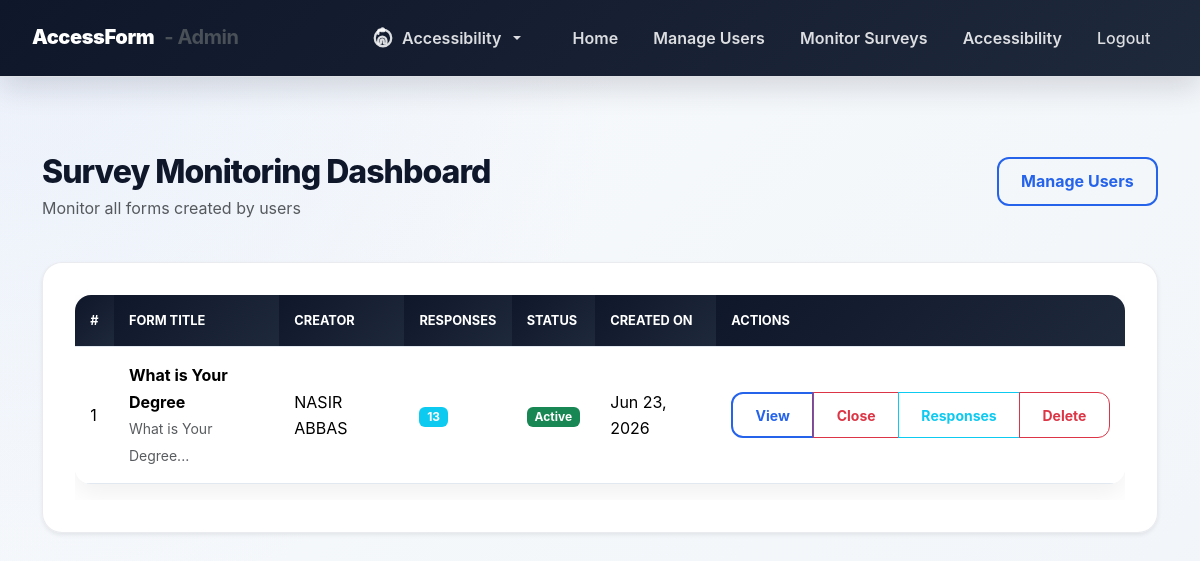
The page /admin/admin_monitor_surveys.php (signed in) on the database its author committed.
### tables this page shows
CREATE TABLE `forms` (
  `id` int(11) NOT NULL,
  `user_id` int(11) NOT NULL,
  `title` varchar(255) NOT NULL,
  `description` text DEFAULT NULL,
  `status` enum('draft','active','closed') DEFAULT 'active',
  `created_at` timestamp NOT NULL DEFAULT current_timestamp(),
  `updated_at` timestamp NOT NULL DEFAULT current_timestamp() ON UPDATE current_timestamp()
);

CREATE TABLE `users` (
  `id` int(11) NOT NULL,
  `name` varchar(100) NOT NULL,
  `email` varchar(150) NOT NULL,
  `password` varchar(255) NOT NULL,
  `role` enum('Respondent','creator') DEFAULT 'creator',
  `phone` varchar(30) DEFAULT NULL,
  `created_at` timestamp NOT NULL DEFAULT current_timestamp(),
  `updated_at` timestamp NULL DEFAULT NULL ON UPDATE current_timestamp()
);

### admin/admin_monitor_surveys.php (the view, shortened to what this page needs)
<?php
include('config.php');
$forms = [];
$query = "
    SELECT
        f.id,
        f.title,
        f.description,
        f.status,
        f.created_at,
        u.name as creator_name,
        COUNT(DISTINCT fr.id) as total_responses
    FROM forms f
    LEFT JOIN users u ON f.user_id = u.id
    LEFT JOIN form_responses fr ON f.id = fr.form_id
    GROUP BY f.id
    ORDER BY f.created_at DESC
";
$result = $conn->query($query);
while ($row = $result->fetch_assoc()) {
    $forms[] = $row;
}
?>
<!DOCTYPE html>
<html lang="en">
<head>
    <link href="https://cdn.jsdelivr.net/npm/bootstrap@5.3.3/dist/css/bootstrap.min.css" rel="stylesheet">
    <link rel="stylesheet" href="../css/style.css">
</head>
<body>
<?php include('admin_navbar.php'); ?>
<div class="container py-5">
    <div class="d-flex justify-content-between align-items-center mb-4">
        <div>
            <h2 class="mb-1">Survey Monitoring Dashboard</h2>
            <p class="text-muted">Monitor all forms created by users</p>
        </div>
        <a href="manage_users.php" class="btn btn-outline-primary">Manage Users</a>
    </div>
    <div class="card shadow-sm">
        <div class="card-body">
            <div class="table-responsive">
                <table class="table table-hover align-middle">
                    <thead class="table-dark">
                        <tr>
                            <th>#</th>
                            <th>Form Title</th>
                            <th>Creator</th>
                            <th>Responses</th>
                            <th>Status</th>
                            <th>Created On</th>
                            <th width="220">Actions</th>
                        </tr>
                    </thead>
                    <tbody>
                        <?php if (count($forms) > 0): ?>
                            <?php foreach ($forms as $i => $form): ?>
                                <tr>
                                    <td><?= $i + 1 ?></td>
                                    <td>
                                        <strong><?= htmlspecialchars($form['title']) ?></strong><br>
                                        <small class="text-muted"><?= htmlspecialchars(substr($form['description'] ?? '', 0, 80)) ?>...</small>
                                    </td>
                                    <td><?= htmlspecialchars($form['creator_name'] ?? 'Unknown') ?></td>
                                    <td>
                                        <span class="badge bg-info"><?= $form['total_responses'] ?></span>
                                    </td>
                                    <td>
                                        <?php
                                        $statusClass = $form['status'] === 'active' ? 'bg-success' :
                                                      ($form['status'] === 'closed' ? 'bg-danger' : 'bg-warning');
                                        ?>
                                        <span class="badge <?= $statusClass ?>"><?= ucfirst($form['status']) ?></span>
                                    </td>
                                    <td><?= date('M d, Y', strtotime($form['created_at'])) ?></td>
                                    <td>
                                        <div class="btn-group btn-group-sm" role="group">
                                            <a href="view_form.php?id=<?= $form['id'] ?>" target="_blank"
                                               class="btn btn-outline-primary">View</a>
                                            <?php if ($form['status'] !== 'closed'): ?>
                                                <a href="?action=close&id=<?= $form['id'] ?>"
                                                   class="btn btn-outline-danger">Close</a>
                                            <?php endif; ?>
                                            <a href="admin_view_responses.php?form_id=<?= $form['id'] ?>"
                                               class="btn btn-outline-info">Responses</a>
                                            <a href="?delete_id=<?= $form['id'] ?>"
                                               class="btn btn-outline-danger"
                                               onclick="return confirm('Delete this survey and all its responses?')">
                                                Delete
                                            </a>
                                        </div>
                                    </td>
                                </tr>
                            <?php endforeach; ?>
                        <?php endif; ?>
                    </tbody>
                </table>
            </div>
        </div>
    </div>
</div>
</body>
</html>

### css/style.css (style rules this page uses)
:root { --primary-blue: #2563eb; --primary-blue-dark: #1d4ed8; --primary-blue-soft: #dbeafe; --ink: #0f172a; --muted: #64748b; --surface: #ffffff; --surface-soft: #f8fafc; --border: #cbd5e1; --shadow-sm: 0 10px 25px rgba(15, 23, 42, 0.06); --shadow-md: 0 18px 45px rgba(15, 23, 42, 0.1); --radius-lg: 20px; --radius-md: 14px; }
* { box-sizing: border-box; }
body { min-height: 100vh; margin: 0; background: radial-gradient(circle at top left, rgba(37, 99, 235, 0.06), transparent 40rem), linear-gradient(135deg, #f8fafc 0%, #f1f5f9 100%); font-family: Inter, "Segoe UI", Roboto, Arial, sans-serif; color: var(--ink); line-height: 1.65; transition: background-color 0.2s, color 0.2s; }
h1, h2, h3, h4, h5 { color: var(--ink); font-weight: 800; letter-spacing: -0.03em; text-align: center; }
h1, h2, h3, h4 { margin-top: 28px; margin-bottom: 24px; }
.container { margin-bottom: 42px; }
a { color: var(--primary-blue); text-decoration: none; font-weight: 700; }
.card, .search-container, form:not(.navbar form):not(.d-inline):not(.input-group) { border: 1px solid rgba(229, 231, 235, 0.8); border-radius: var(--radius-lg) !important; background: rgba(255, 255, 255, 0.98); box-shadow: var(--shadow-sm); }
.card { overflow: hidden; }
.card-body { padding: 2rem; }
.btn { border-radius: 12px; font-weight: 700; padding: 0.65rem 1.4rem; box-shadow: none; transition: all 0.2s cubic-bezier(0.4, 0, 0.2, 1); display: inline-flex; align-items: center; justify-content: center; gap: 8px; }
.btn-outline-primary { color: var(--primary-blue) !important; border: 2px solid var(--primary-blue) !important; background: transparent !important; }
.table { width: 100%; overflow: hidden; border-collapse: separate; border-spacing: 0; background-color: #ffffff; border-radius: 16px; box-shadow: var(--shadow-sm); }
.table th, .table td { padding: 0.95rem; border-color: #e2e8f0 !important; vertical-align: middle; }
.table thead th { color: #ffffff; background: linear-gradient(135deg, #0f172a 0%, #1e293b 100%) !important; font-size: 0.8rem; font-weight: 700; text-transform: uppercase; }

### rows shown on the page
forms: title "What is Your Degree", description "What is Your Degree", user.name "NASIR ABBAS", total_responses "13", status "Active", created_at "Jun 23, 2026"
